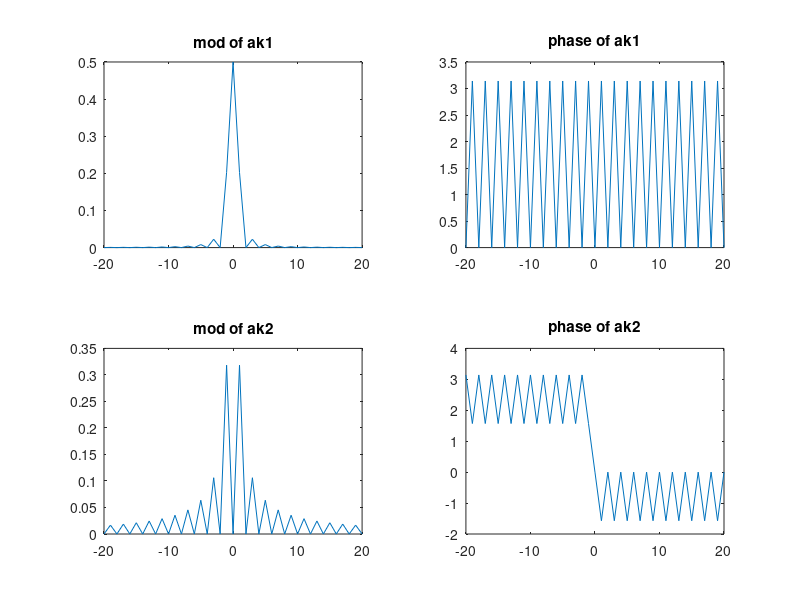
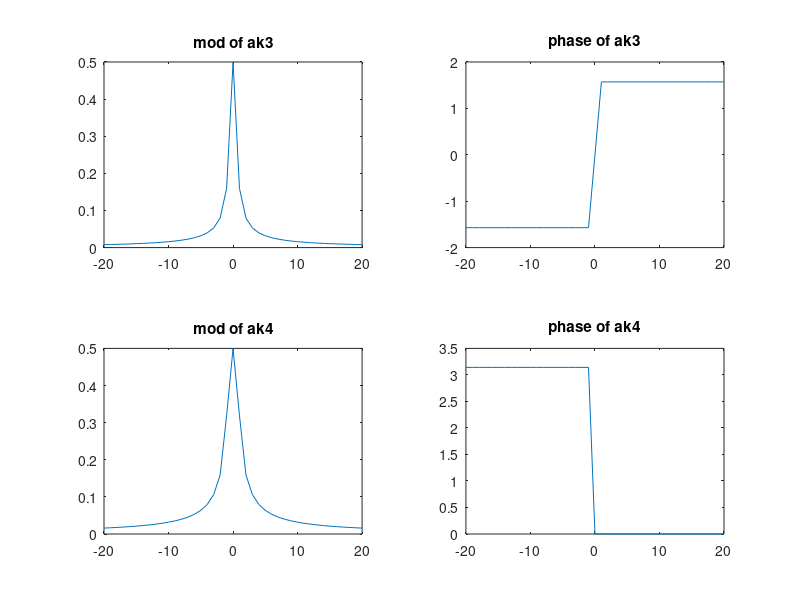
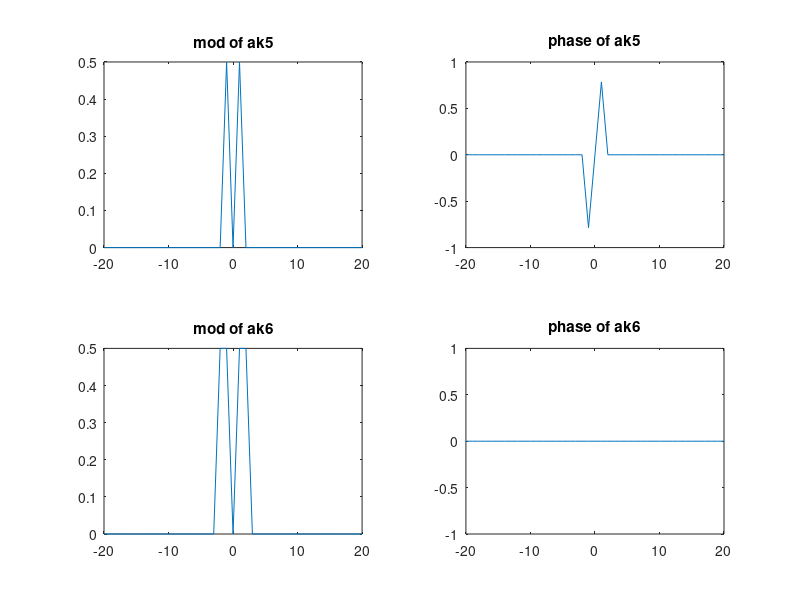
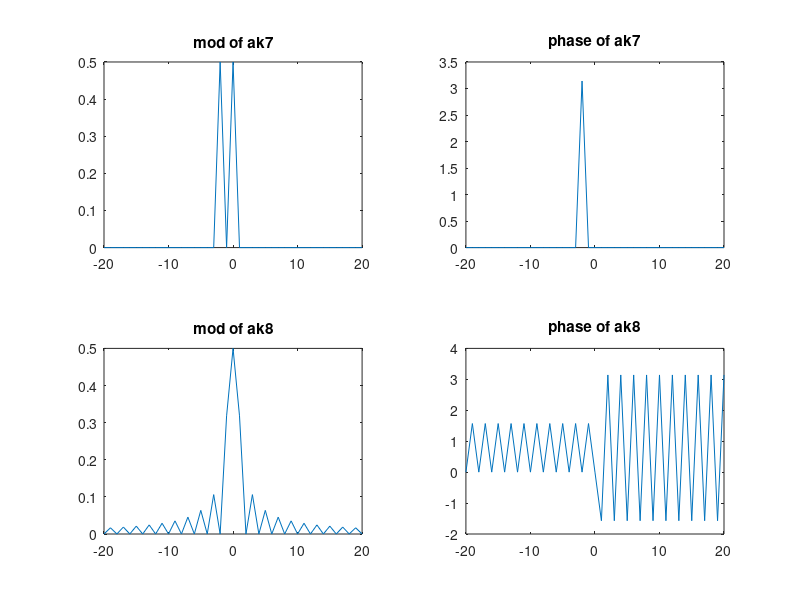

MATLAB code for these plots, in order:
clear all;
close all;
clc;
t=-20:20;
ak1=[];
ak2=[];
ak3=[];
ak8=[];
ak9=[];
j=1;
for k=-20:20
  ak1(j)=(((-1)^k)-1)/(k*pi)^2;
  ak2(j)=(1-((-1)^k))/(2*i*pi*k);
  ak3(j)=(-1)/(2*i*pi*k);
  ak4(j)=(1)/(k*pi);
  ak8(j)=(((-1)^k)-1)/(-2*i*pi*k);
  ak9(j)=(1-exp(-1))/(1+(2*i*pi*k))
  ak10(j)=(2*(-1)^k)/(pi*(1-4*(k^2)));
  j+=1;
end
l=-20:20;
ak5=zeros(1,length(l));
ak5(20:22)=[0.5*exp(-i*pi/4),0, 0.5*exp(i*pi/4)];
ak6=zeros(1,length(l));
ak6(19:23)=[0.5,0.5,0,0.5,0.5];
ak7=zeros(1,length(l));
ak7(19:21)=[-0.5,0,0.5];
ak1(21)=0.5;
ak2(21)=0;
ak3(21)=0.5;
ak4(21)=0.5;
ak8(21)=0.5;
ak9(21)=(1-exp(-1));
ak10(21)=0;
figure;
subplot(2,2,1);
plot(l,abs(ak1));
title('mod of ak1');
subplot(2,2,2);
plot(l,arg(ak1));
title('phase of ak1');
subplot(2,2,3);
plot(l,abs(ak2));
title('mod of ak2');
subplot(2,2,4);
plot(l,arg(ak2));
title('phase of ak2');
figure;
subplot(2,2,1);
plot(l,abs(ak3));
title('mod of ak3');
subplot(2,2,2);
plot(l,arg(ak3));
title('phase of ak3');
subplot(2,2,3);
plot(l,abs(ak4));
title('mod of ak4');
subplot(2,2,4);
plot(l,arg(ak4));
title('phase of ak4');
figure;
subplot(2,2,1);
plot(l,abs(ak5));
title('mod of ak5');
subplot(2,2,2);
plot(l,arg(ak5));
title('phase of ak5');
subplot(2,2,3);
plot(l,abs(ak6));
title('mod of ak6');
subplot(2,2,4);
plot(l,arg(ak6));
title('phase of ak6');
figure;
subplot(2,2,1);
plot(l,abs(ak7));
title('mod of ak7');
subplot(2,2,2);
plot(l,arg(ak7));
title('phase of ak7');
subplot(2,2,3);
plot(l,abs(ak8));
title('mod of ak8');
subplot(2,2,4);
plot(l,arg(ak8));
title('phase of ak8');
figure;
subplot(2,2,1);
plot(l,abs(ak9));
title('mod of ak9');
subplot(2,2,2);
plot(l,arg(ak9));
title('phase of ak9');
subplot(2,2,3);
plot(l,abs(ak10));
title('mod of ak10');
subplot(2,2,4);
plot(l,arg(ak10));
title('phase of ak10');
